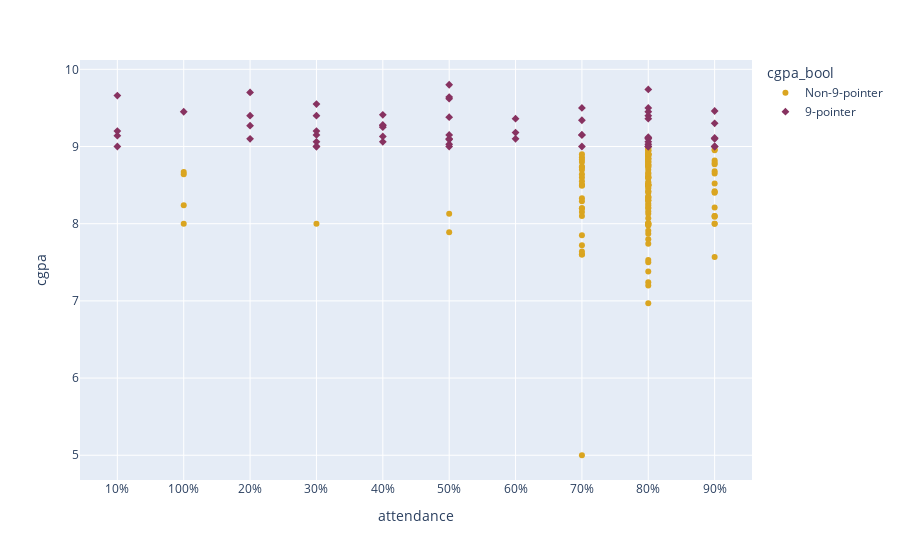

Source (notebook cell):
### Code cell
fig = px.scatter(df_prepocessed, x="attendance", y="cgpa", color="cgpa_bool", color_discrete_map={
                "9-pointer": "#873260",
                "Non-9-pointer": "#DAA520",
                },symbol="cgpa_bool",)

fig.update_xaxes(categoryorder="category ascending")
fig.show()

### Figure 1 — Plotly figure (JSON) as saved in the notebook; plotly's stock layout.template omitted (floating-point values rounded to 4 significant figures; data arrays with more than 128 entries replaced by an {"elided": "..."} marker saying what was removed)
{"data": [{"hovertemplate": "cgpa_bool=Non-9-pointer<br>attendance=%{x}<br>cgpa=%{y}<extra></extra>", "legendgroup": "Non-9-pointer", "marker": {"color": "#DAA520", "symbol": "circle"}, "mode": "markers", "name": "Non-9-pointer", "orientation": "v", "showlegend": true, "type": "scatter", "x": {"elided": "133 str values"}, "xaxis": "x", "y": {"elided": "133 float values"}, "yaxis": "y"}, {"hovertemplate": "cgpa_bool=9-pointer<br>attendance=%{x}<br>cgpa=%{y}<extra></extra>", "legendgroup": "9-pointer", "marker": {"color": "#873260", "symbol": "diamond"}, "mode": "markers", "name": "9-pointer", "orientation": "v", "showlegend": true, "type": "scatter", "x": ["30%", "90%", "90%", "20%", "50%", "10%", "10%", "80%", "30%", "70%", "50%", "80%", "30%", "50%", "80%", "30%", "20%", "40%", "50%", "80%", "10%", "80%", "40%", "30%", "90%", "50%", "50%", "60%", "30%", "40%", "80%", "40%", "80%", "90%", "70%", "30%", "20%", "50%", "10%", "80%", "70%", "90%", "80%", "80%", "70%", "50%", "80%", "60%", "70%", "20%", "40%", "90%", "40%", "60%", "50%", "80%", "100%"], "xaxis": "x", "y": [9.15, 9.1, 9.11, 9.1, 9.8, 9.14, 9.66, 9.4, 9.0, 9.0, 9.1, 9.11, 9.06, 9.03, 9.06, 9.55, 9.7, 9.41, 9.09, 9.12, 9.0, 9.1, 9.27, 9.0, 9.0, 9.64, 9.38, 9.1, 9.4, 9.25, 9.5, 9.06, 9.74, 9.46, 9.34, 9.2, 9.4, 9.62, 9.2, 9.36, 9.15, 9.0, 9.03, 9.0, 9.15, 9.15, 9.45, 9.36, 9.5, 9.27, 9.28, 9.3, 9.13, 9.18, 9.0, 9.0, 9.45], "yaxis": "y"}], "layout": {"legend": {"title": {"text": "cgpa_bool"}, "tracegroupgap": 0}, "margin": {"t": 60}, "xaxis": {"anchor": "y", "categoryorder": "category ascending", "domain": [0, 1], "title": {"text": "attendance"}}, "yaxis": {"anchor": "x", "domain": [0, 1], "title": {"text": "cgpa"}}}}
